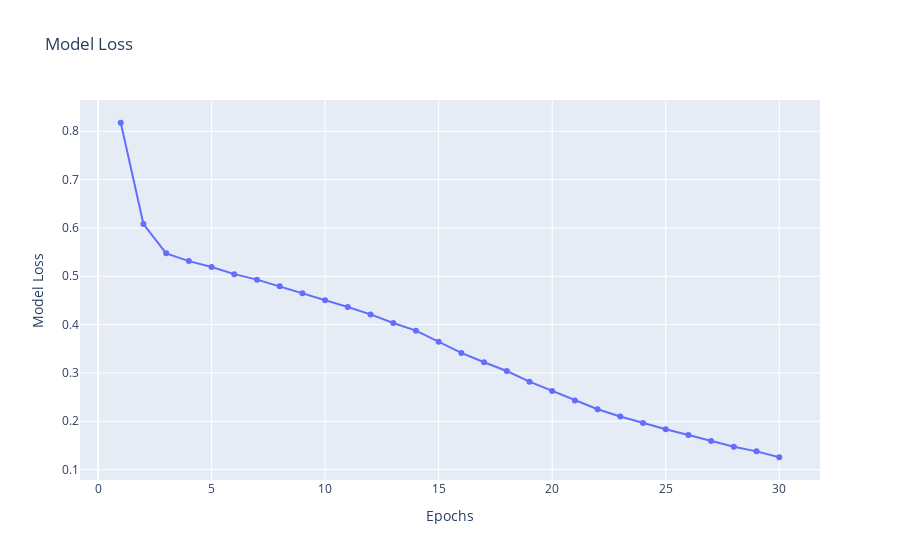

Notebook source saved alongside this figure:
### Code cell
# Plot for loss
fig = go.Figure()

fig.add_trace(go.Scatter(x=list(range(1, epochs+1)),
                         y=train_loss_history,
                         mode='lines+markers',
                         name='Train Loss'))

fig.update_layout(title="Model Loss",
                  xaxis_title="Epochs",
                  yaxis_title="Model Loss")
fig.show()

### Figure 1 — Plotly figure (JSON) as saved in the notebook; plotly's stock layout.template omitted (floating-point values rounded to 4 significant figures)
{"data": [{"mode": "lines+markers", "name": "Train Loss", "type": "scatter", "x": [1, 2, 3, 4, 5, 6, 7, 8, 9, 10, 11, 12, 13, 14, 15, 16, 17, 18, 19, 20, 21, 22, 23, 24, 25, 26, 27, 28, 29, 30], "y": [0.8176, 0.6081, 0.5474, 0.5314, 0.5191, 0.5044, 0.493, 0.4791, 0.465, 0.4507, 0.4365, 0.4212, 0.4034, 0.3876, 0.3644, 0.3414, 0.3222, 0.304, 0.2819, 0.2625, 0.2431, 0.2249, 0.2098, 0.1963, 0.1836, 0.1716, 0.1595, 0.1473, 0.1378, 0.1256]}], "layout": {"title": {"text": "Model Loss"}, "xaxis": {"title": {"text": "Epochs"}}, "yaxis": {"title": {"text": "Model Loss"}}}}
